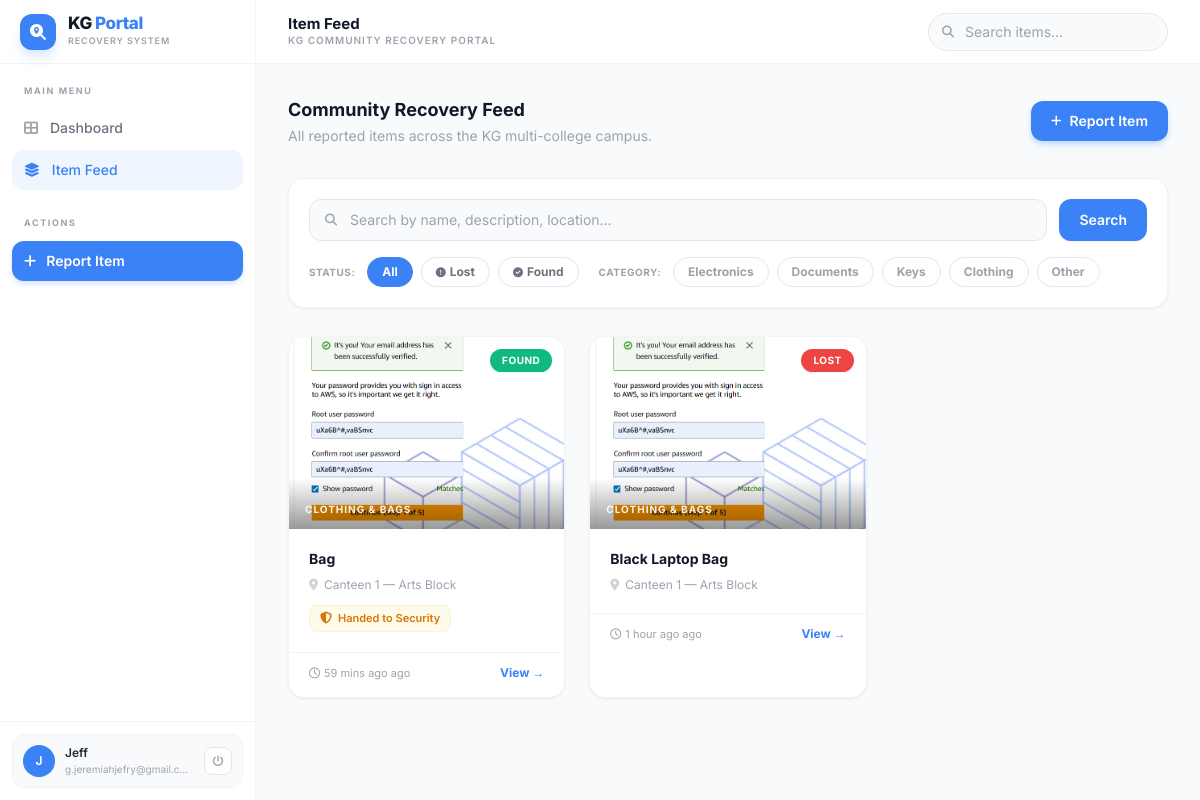
/feed (signed in), run on the app's committed database.
### app.py (models this page shows, shortened)
class User(UserMixin, db.Model):
    __tablename__ = 'user'
    id            = db.Column(db.Integer, primary_key=True)
    username      = db.Column(db.String(80),  unique=True, nullable=False, index=True)
    email         = db.Column(db.String(120), unique=True, nullable=False, index=True)
    password_hash = db.Column(db.String(256), nullable=False)
    created_at    = db.Column(db.DateTime,    default=datetime.utcnow, nullable=False)
    items = db.relationship('Item', backref='reporter',
                            lazy='select', cascade='all, delete-orphan')

class Item(db.Model):
    __tablename__ = 'item'
    id               = db.Column(db.Integer, primary_key=True)
    title            = db.Column(db.String(200), nullable=False)
    description      = db.Column(db.Text,        nullable=False)
    status           = db.Column(db.String(10),  nullable=False, default='LOST',  index=True)
    category         = db.Column(db.String(20),  nullable=False, default='OTHER', index=True)
    location         = db.Column(db.String(255), nullable=False,                  index=True)
    image_filename   = db.Column(db.String(255), nullable=True)
    handover_status  = db.Column(db.String(20),  nullable=True)   # LEFT_AT_LOCATION | WITH_FINDER | SECURITY
    handover_details = db.Column(db.Text,        nullable=True)
    receiver_name    = db.Column(db.String(100), nullable=True)
    receiver_contact = db.Column(db.String(100), nullable=True)
    date_reported    = db.Column(db.DateTime, default=datetime.utcnow, nullable=False, index=True)
    created_at       = db.Column(db.DateTime, default=datetime.utcnow, nullable=False)
    user_id          = db.Column(db.Integer, db.ForeignKey('user.id'), nullable=False)
    @property
    def status_label(self) -> str:
        return 'Lost' if self.status == 'LOST' else 'Found'
    @property
    def category_label(self) -> str:
        return {
            'ELECTRONICS': 'Electronics & Gadgets',
            'DOCUMENTS':   'IDs & Documents',
            'KEYS':        'Keys & Access Cards',
            'CLOTHING':    'Clothing & Bags',
            'OTHER':       'Other',
        }.get(self.category, 'Other')
    @property
    def handover_label(self) -> str:
        return {
            'LEFT_AT_LOCATION': 'Left at Location',
            'WITH_FINDER':      'With Finder',
            'SECURITY':         'Handed to Security',
        }.get(self.handover_status or '', '')

### app.py (the view)
@app.route('/feed')
def feed():
    query           = request.args.get('q', '').strip()
    status_filter   = request.args.get('status', '')
    category_filter = request.args.get('category', '')
    items = Item.query.order_by(Item.date_reported.desc())
    if query:
        items = items.filter(db.or_(
            Item.title.ilike(f'%{query}%'),
            Item.description.ilike(f'%{query}%'),
            Item.location.ilike(f'%{query}%'),
        ))
    if status_filter in ('LOST', 'FOUND'):
        items = items.filter_by(status=status_filter)
    if category_filter in ('ELECTRONICS', 'DOCUMENTS', 'KEYS', 'CLOTHING', 'OTHER'):
        items = items.filter_by(category=category_filter)
    return render_template('feed.html',
        items=items.all(),
        query=query,
        current_status=status_filter,
        current_category=category_filter,
    )

### app.py (called while the page is built)
@login_manager.user_loader
def load_user(user_id: str):
    return db.session.get(User, int(user_id))

@app.template_filter('timesince')
def timesince_filter(dt: datetime) -> str:
    diff    = datetime.utcnow() - dt
    seconds = diff.total_seconds()
    if seconds < 60:
        return 'just now'
    if seconds < 3600:
        m = int(seconds // 60);   return f'{m} min{"s" if m != 1 else ""} ago'
    if seconds < 86400:
        h = int(seconds // 3600); return f'{h} hour{"s" if h != 1 else ""} ago'
    d = int(seconds // 86400);    return f'{d} day{"s" if d != 1 else ""} ago'

### templates/feed.html (shortened to what this page needs)
{% extends "base.html" %}
{% block page_title %}Item Feed{% endblock %}
{% block content %}
<div class="flex flex-col md:flex-row md:items-center md:justify-between gap-4 mb-8">
    <div>
        <h2 class="text-lg font-bold text-gray-900">Community Recovery Feed</h2>
        <p class="text-sm text-gray-400 mt-0.5">All reported items across the KG multi-college campus.</p>
    </div>
    {% if current_user.is_authenticated %}
    <a href="{{ url_for('report') }}"
       class="inline-flex items-center gap-2 px-5 py-2.5 bg-brand text-white font-semibold rounded-xl
              hover:bg-brand-dark transition-all shadow-md shadow-blue-200 text-sm shrink-0">
        <i class="fa-solid fa-plus text-xs"></i> Report Item
    </a>
    {% endif %}
</div>
<div class="bg-white rounded-2xl border border-gray-100 shadow-card p-4 md:p-5 mb-7">
    <form method="GET" action="{{ url_for('feed') }}" class="flex flex-col gap-4">
        <div class="flex gap-3">
            <div class="relative flex-1">
                <i class="fa-solid fa-magnifying-glass absolute left-4 top-1/2 -translate-y-1/2 text-gray-400 text-xs"></i>
                <input type="text" name="q" value="{{ query }}"
                    placeholder="Search by name, description, location…"
                    class="w-full pl-10 pr-4 py-2.5 bg-gray-50 border border-gray-200 rounded-xl text-gray-700
                           placeholder-gray-400 focus:outline-none focus:ring-2 focus:ring-blue-100 focus:border-brand
                           transition-all text-sm">
            </div>
            <button type="submit"
                class="px-5 py-2.5 bg-brand text-white font-semibold rounded-xl hover:bg-brand-dark transition-all text-sm shadow-sm shrink-0">
                Search
            </button>
        </div>
        <div class="flex flex-wrap gap-2 items-center">
            <span class="text-[10px] text-gray-400 font-bold uppercase tracking-wider mr-1">Status:</span>
            <a href="{{ url_for('feed', q=query, category=current_category) }}"
               class="px-3.5 py-1.5 rounded-full text-xs font-bold transition-all border
                      {% if not current_status %}bg-brand text-white border-brand{% else %}text-gray-500 border-gray-200 hover:bg-gray-50{% endif %}">All</a>
            <a href="{{ url_for('feed', q=query, status='LOST', category=current_category) }}"
               class="px-3.5 py-1.5 rounded-full text-xs font-bold transition-all border
                      {% if current_status == 'LOST' %}bg-red-500 text-white border-red-500{% else %}text-gray-500 border-gray-200 hover:bg-red-50 hover:text-red-500{% endif %}">
                <i class="fa-solid fa-circle-exclamation mr-1 text-[10px]"></i>Lost
            </a>
            <a href="{{ url_for('feed', q=query, status='FOUND', category=current_category) }}"
               class="px-3.5 py-1.5 rounded-full text-xs font-bold transition-all border
                      {% if current_status == 'FOUND' %}bg-emerald-500 text-white border-emerald-500{% else %}text-gray-500 border-gray-200 hover:bg-emerald-50 hover:text-emerald-500{% endif %}">
                <i class="fa-solid fa-circle-check mr-1 text-[10px]"></i>Found
            </a>
            <span class="text-[10px] text-gray-400 font-bold uppercase tracking-wider ml-3 mr-1">Category:</span>
            {% for val, label in [('ELECTRONICS','Electronics'), ('DOCUMENTS','Documents'), ('KEYS','Keys'), ('CLOTHING','Clothing'), ('OTHER','Other')] %}
            <a href="{{ url_for('feed', q=query, status=current_status, category=val) }}"
               class="px-3.5 py-1.5 rounded-full text-xs font-bold transition-all border
                      {% if current_category == val %}bg-brand text-white border-brand{% else %}text-gray-400 border-gray-200 hover:bg-blue-50 hover:text-brand{% endif %}">
                {{ label }}
            </a>
            {% endfor %}
        </div>
    </form>
</div>
<div class="grid grid-cols-1 md:grid-cols-2 lg:grid-cols-3 gap-6">
    {% for item in items %}
    <a href="{{ url_for('item_detail', item_id=item.id) }}"
       class="bg-white rounded-2xl overflow-hidden border border-gray-100 shadow-card hover:shadow-card-hover
              transition-all duration-300 hover:-translate-y-1 block group">
        <div class="h-48 relative overflow-hidden bg-gray-50">
            {% if item.image_filename %}
            <img src="{{ url_for('static', filename='uploads/' + item.image_filename) }}"
                 alt="{{ item.title }}" class="w-full h-full object-cover group-hover:scale-105 transition-transform duration-500">
            {% else %}
            <div class="w-full h-full flex items-center justify-center">
                <i class="fa-solid fa-image text-5xl text-gray-200"></i>
            </div>
            {% endif %}
            <span class="absolute top-3 right-3 px-3 py-1 text-[10px] font-bold rounded-full uppercase tracking-wider shadow-sm
                {% if item.status == 'LOST' %}bg-red-500 text-white{% else %}bg-emerald-500 text-white{% endif %}">
                {{ item.status_label }}
            </span>
            <div class="absolute bottom-0 left-0 w-full bg-gradient-to-t from-black/40 to-transparent px-4 pb-3 pt-6">
                <p class="text-[10px] font-bold text-white/90 uppercase tracking-widest">{{ item.category_label }}</p>
            </div>
        </div>
        <div class="p-5">
            <h3 class="text-sm font-bold text-gray-900 truncate group-hover:text-brand transition-colors">{{ item.title }}</h3>
            <div class="flex items-center text-xs text-gray-400 mt-2 gap-1.5">
                <i class="fa-solid fa-location-dot text-gray-300 text-xs shrink-0"></i>
                <span class="truncate">{{ item.location[:35] }}</span>
            </div>
            {% if item.handover_status %}
            <div class="mt-3 inline-flex items-center gap-1.5 px-2.5 py-1 rounded-lg bg-amber-50 border border-amber-100 text-[11px] font-semibold text-amber-600">
                <i class="fa-solid fa-shield-halved text-xs"></i> {{ item.handover_label }}
            </div>
            {% endif %}
        </div>
        <div class="px-5 pb-4 flex items-center justify-between border-t border-gray-100 pt-3">
            <span class="text-[11px] text-gray-400">
                <i class="fa-regular fa-clock mr-1"></i>{{ item.date_reported|timesince }} ago
            </span>
            <span class="text-xs font-bold text-brand">View →</span>
        </div>
    </a>
    {% endfor %}
</div>
{% endblock %}

### templates/base.html (shortened to what this page needs)
<!DOCTYPE html>
<html lang="en">
<head>
    <script src="https://cdn.tailwindcss.com"></script>
    <link rel="stylesheet"
          href="https://cdnjs.cloudflare.com/ajax/libs/font-awesome/6.5.1/css/all.min.css"
>
</head>
<body class="bg-surface font-sans text-gray-800 h-screen flex overflow-hidden antialiased">
<aside class="w-64 bg-white flex-col hidden md:flex shrink-0 shadow-sidebar border-r border-gray-100">
    <div class="h-16 flex items-center px-5 border-b border-gray-100 shrink-0">
        <div class="w-9 h-9 rounded-xl bg-brand shadow-lg shadow-blue-200/60 flex items-center justify-center mr-3 shrink-0">
            <i class="fa-solid fa-magnifying-glass-location text-white text-base"></i>
        </div>
        <div class="min-w-0">
            <p class="font-extrabold text-[17px] text-gray-900 tracking-tight leading-none">
                KG <span class="text-brand">Portal</span>
            </p>
            <p class="text-[9px] text-gray-400 font-semibold uppercase tracking-widest mt-0.5">
                Recovery System
            </p>
        </div>
    </div>
    <nav class="flex-1 px-3 py-5 space-y-0.5 overflow-y-auto">
        <p class="text-[9px] text-gray-400 font-bold uppercase tracking-[0.18em] px-3 mb-2.5">Main Menu</p>
        <a href="{{ url_for('dashboard') }}"
           class="flex items-center px-3 py-2.5 rounded-xl text-sm font-medium transition-all duration-150
                  {{ 'nav-link-active' if request.endpoint == 'dashboard'
                     else 'text-gray-500 hover:bg-gray-50 hover:text-gray-800' }}">
            <i class="fa-solid fa-table-cells-large mr-3 text-sm nav-icon
                      {{ '' if request.endpoint == 'dashboard' else 'text-gray-400' }}"></i>
            Dashboard
        </a>
        <a href="{{ url_for('feed') }}"
           class="flex items-center px-3 py-2.5 rounded-xl text-sm font-medium transition-all duration-150
                  {{ 'nav-link-active' if request.endpoint == 'feed'
                     else 'text-gray-500 hover:bg-gray-50 hover:text-gray-800' }}">
            <i class="fa-solid fa-layer-group mr-3 text-sm nav-icon
                      {{ '' if request.endpoint == 'feed' else 'text-gray-400' }}"></i>
            Item Feed
        </a>
        {% if current_user.is_authenticated %}
        <p class="text-[9px] text-gray-400 font-bold uppercase tracking-[0.18em] px-3 pt-6 pb-2.5">Actions</p>
        <a href="{{ url_for('report') }}"
           class="flex items-center gap-2.5 px-3 py-2.5 rounded-xl text-sm font-semibold
                  bg-brand text-white hover:bg-brand-dark transition-all
                  shadow-md shadow-blue-200/60 group">
            <i class="fa-solid fa-plus text-sm group-hover:rotate-90 transition-transform duration-300"></i>
            Report Item
        </a>
        {% endif %}
    </nav>
    <div class="p-3 border-t border-gray-100 shrink-0">
        {% if current_user.is_authenticated %}
        <div class="flex items-center gap-2.5 bg-gray-50 p-2.5 rounded-xl border border-gray-100">
            <div class="w-8 h-8 rounded-full bg-brand text-white flex items-center justify-center
                        font-bold text-xs shadow-sm shrink-0">
                {{ current_user.username[0]|upper }}
            </div>
            <div class="flex-1 min-w-0">
                <p class="text-xs font-semibold text-gray-800 truncate leading-tight">
                    {{ current_user.username }}
                </p>
                <p class="text-[10px] text-gray-400 truncate mt-0.5">{{ current_user.email }}</p>
            </div>
            <a href="{{ url_for('logout') }}" title="Sign Out"
               class="w-7 h-7 rounded-lg bg-white border border-gray-200
                      hover:bg-red-50 hover:text-red-500 hover:border-red-200
                      text-gray-400 flex items-center justify-center transition-colors shrink-0">
                <i class="fa-solid fa-power-off text-[11px]"></i>
            </a>
        </div>
        {% endif %}
    </div>
</aside>
<div class="flex-1 flex flex-col h-screen overflow-hidden">
    <header class="h-16 bg-white/95 backdrop-blur-xl border-b border-gray-100 flex items-center
                   justify-between px-5 lg:px-8 z-10 shrink-0">
        <div class="flex items-center">
            <div>
                <h1 class="text-[15px] font-bold text-gray-900 leading-tight">
                    {% block page_title %}Overview{% endblock %}
                </h1>
                <p class="text-[10px] text-gray-400 font-semibold tracking-widest uppercase hidden sm:block">
                    KG Community Recovery Portal
                </p>
            </div>
        </div>
        <form method="GET" action="{{ url_for('feed') }}" class="relative hidden sm:block">
            <i class="fa-solid fa-magnifying-glass absolute left-3.5 top-1/2 -translate-y-1/2 text-gray-400 text-xs"></i>
            <input type="text" name="q" placeholder="Search items…"
                   class="pl-9 pr-4 py-2 bg-gray-50 border border-gray-200 rounded-full text-sm
                          text-gray-700 focus:outline-none focus:ring-2 focus:ring-blue-100
                          focus:border-brand w-44 lg:w-60 transition-all placeholder-gray-400">
        </form>
    </header>
    <main class="flex-1 overflow-y-auto bg-surface p-5 md:p-8">
        <div class="max-w-6xl mx-auto">
            {% block content %}{% endblock %}
        </div>
    </main>
</div>
</body>
</html>

### templates/base.html (style rules this page uses)
.nav-link-active { background: #eff6ff; color: #3b82f6; font-weight: 600; }
.nav-link-active .nav-icon { color: #3b82f6; }

### data on the page
User: username "J", username "Jeff", email "g.jeremiahjefry@gmail.com"
Item: image_filename (picture), status_label "FOUND", category_label "CLOTHING & BAGS", title "Bag", location "Canteen 1 — Arts Block", handover_label "Handed to Security", date_reported "59 mins ago"
Item: image_filename (picture), status_label "LOST", category_label "CLOTHING & BAGS", title "Black Laptop Bag", location "Canteen 1 — Arts Block", date_reported "1 hour ago"

### other printed values
{{ label }} "Electronics" "Documents" "Keys" "Clothing" "Other"
